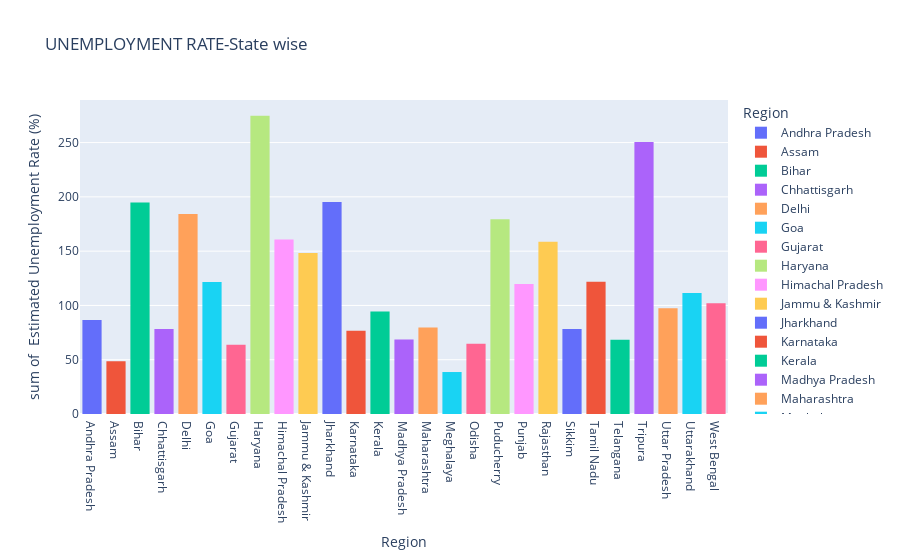

The cell this chart's notebook holds for it:
### Code cell
hplot=px.histogram(df,x='Region',y=' Estimated Unemployment Rate (%)',color='Region',title='UNEMPLOYMENT RATE-State wise',template='plotly')
bplot.update_layout(xaxis={'categoryorder':'total descending'})
hplot.show()

### Figure 1 — Plotly figure (JSON) as saved in the notebook; plotly's stock layout.template omitted (floating-point values rounded to 4 significant figures)
{"data": [{"alignmentgroup": "True", "bingroup": "x", "histfunc": "sum", "hovertemplate": "Region=%{x}<br>sum of  Estimated Unemployment Rate (%)=%{y}<extra></extra>", "legendgroup": "Andhra Pradesh", "marker": {"color": "#636efa", "pattern": {"shape": ""}}, "name": "Andhra Pradesh", "offsetgroup": "Andhra Pradesh", "orientation": "v", "showlegend": true, "type": "histogram", "x": ["Andhra Pradesh", "Andhra Pradesh", "Andhra Pradesh", "Andhra Pradesh", "Andhra Pradesh", "Andhra Pradesh", "Andhra Pradesh", "Andhra Pradesh", "Andhra Pradesh", "Andhra Pradesh"], "xaxis": "x", "y": [5.48, 5.83, 5.79, 20.51, 17.43, 3.31, 8.34, 6.96, 6.4, 6.59], "yaxis": "y"}, {"alignmentgroup": "True", "bingroup": "x", "histfunc": "sum", "hovertemplate": "Region=%{x}<br>sum of  Estimated Unemployment Rate (%)=%{y}<extra></extra>", "legendgroup": "Assam", "marker": {"color": "#EF553B", "pattern": {"shape": ""}}, "name": "Assam", "offsetgroup": "Assam", "orientation": "v", "showlegend": true, "type": "histogram", "x": ["Assam", "Assam", "Assam", "Assam", "Assam", "Assam", "Assam", "Assam", "Assam", "Assam"], "xaxis": "x", "y": [4.66, 4.41, 4.77, 11.06, 9.55, 0.6, 3.77, 5.53, 1.19, 3.02], "yaxis": "y"}, {"alignmentgroup": "True", "bingroup": "x", "histfunc": "sum", "hovertemplate": "Region=%{x}<br>sum of  Estimated Unemployment Rate (%)=%{y}<extra></extra>", "legendgroup": "Bihar", "marker": {"color": "#00cc96", "pattern": {"shape": ""}}, "name": "Bihar", "offsetgroup": "Bihar", "orientation": "v", "showlegend": true, "type": "histogram", "x": ["Bihar", "Bihar", "Bihar", "Bihar", "Bihar", "Bihar", "Bihar", "Bihar", "Bihar", "Bihar"], "xaxis": "x", "y": [10.61, 10.29, 15.43, 46.64, 45.96, 17.82, 12.79, 13.44, 11.91, 9.82], "yaxis": "y"}, {"alignmentgroup": "True", "bingroup": "x", "histfunc": "sum", "hovertemplate": "Region=%{x}<br>sum of  Estimated Unemployment Rate (%)=%{y}<extra></extra>", "legendgroup": "Chhattisgarh", "marker": {"color": "#ab63fa", "pattern": {"shape": ""}}, "name": "Chhattisgarh", "offsetgroup": "Chhattisgarh", "orientation": "v", "showlegend": true, "type": "histogram", "x": ["Chhattisgarh", "Chhattisgarh", "Chhattisgarh", "Chhattisgarh", "Chhattisgarh", "Chhattisgarh", "Chhattisgarh", "Chhattisgarh", "Chhattisgarh", "Chhattisgarh"], "xaxis": "x", "y": [9.65, 8.38, 7.54, 3.41, 10.5, 14.23, 10.27, 5.63, 1.96, 6.62], "yaxis": "y"}, {"alignmentgroup": "True", "bingroup": "x", "histfunc": "sum", "hovertemplate": "Region=%{x}<br>sum of  Estimated Unemployment Rate (%)=%{y}<extra></extra>", "legendgroup": "Delhi", "marker": {"color": "#FFA15A", "pattern": {"shape": ""}}, "name": "Delhi", "offsetgroup": "Delhi", "orientation": "v", "showlegend": true, "type": "histogram", "x": ["Delhi", "Delhi", "Delhi", "Delhi", "Delhi", "Delhi", "Delhi", "Delhi", "Delhi", "Delhi"], "xaxis": "x", "y": [22.23, 14.84, 17.04, 16.68, 42.27, 18.19, 20.3, 13.79, 12.53, 6.27], "yaxis": "y"}, {"alignmentgroup": "True", "bingroup": "x", "histfunc": "sum", "hovertemplate": "Region=%{x}<br>sum of  Estimated Unemployment Rate (%)=%{y}<extra></extra>", "legendgroup": "Goa", "marker": {"color": "#19d3f3", "pattern": {"shape": ""}}, "name": "Goa", "offsetgroup": "Goa", "orientation": "v", "showlegend": true, "type": "histogram", "x": ["Goa", "Goa", "Goa", "Goa", "Goa", "Goa", "Goa", "Goa", "Goa", "Goa"], "xaxis": "x", "y": [8.89, 2.81, 5.25, 13.31, 21.25, 9.96, 17.07, 16.21, 15.38, 11.54], "yaxis": "y"}, {"alignmentgroup": "True", "bingroup": "x", "histfunc": "sum", "hovertemplate": "Region=%{x}<br>sum of  Estimated Unemployment Rate (%)=%{y}<extra></extra>", "legendgroup": "Gujarat", "marker": {"color": "#FF6692", "pattern": {"shape": ""}}, "name": "Gujarat", "offsetgroup": "Gujarat", "orientation": "v", "showlegend": true, "type": "histogram", "x": ["Gujarat", "Gujarat", "Gujarat", "Gujarat", "Gujarat", "Gujarat", "Gujarat", "Gujarat", "Gujarat", "Gujarat"], "xaxis": "x", "y": [5.54, 6.38, 6.66, 18.71, 12.11, 3.2, 1.84, 1.87, 3.42, 4.03], "yaxis": "y"}, {"alignmentgroup": "True", "bingroup": "x", "histfunc": "sum", "hovertemplate": "Region=%{x}<br>sum of  Estimated Unemployment Rate (%)=%{y}<extra></extra>", "legendgroup": "Haryana", "marker": {"color": "#B6E880", "pattern": {"shape": ""}}, "name": "Haryana", "offsetgroup": "Haryana", "orientation": "v", "showlegend": true, "type": "histogram", "x": ["Haryana", "Haryana", "Haryana", "Haryana", "Haryana", "Haryana", "Haryana", "Haryana", "Haryana", "Haryana"], "xaxis": "x", "y": [20.34, 25.77, 25.05, 43.22, 29.02, 26.7, 24.18, 33.5, 19.68, 27.31], "yaxis": "y"}, {"alignmentgroup": "True", "bingroup": "x", "histfunc": "sum", "hovertemplate": "Region=%{x}<br>sum of  Estimated Unemployment Rate (%)=%{y}<extra></extra>", "legendgroup": "Himachal Pradesh", "marker": {"color": "#FF97FF", "pattern": {"shape": ""}}, "name": "Himachal Pradesh", "offsetgroup": "Himachal Pradesh", "orientation": "v", "showlegend": true, "type": "histogram", "x": ["Himachal Pradesh", "Himachal Pradesh", "Himachal Pradesh", "Himachal Pradesh", "Himachal Pradesh", "Himachal Pradesh", "Himachal Pradesh", "Himachal Pradesh", "Himachal Pradesh", "Himachal Pradesh"], "xaxis": "x", "y": [16.83, 16.84, 18.76, 2.2, 26.95, 13.47, 24.31, 15.79, 12.04, 13.46], "yaxis": "y"}, {"alignmentgroup": "True", "bingroup": "x", "histfunc": "sum", "hovertemplate": "Region=%{x}<br>sum of  Estimated Unemployment Rate (%)=%{y}<extra></extra>", "legendgroup": "Jammu & Kashmir", "marker": {"color": "#FECB52", "pattern": {"shape": ""}}, "name": "Jammu & Kashmir", "offsetgroup": "Jammu & Kashmir", "orientation": "v", "showlegend": true, "type": "histogram", "x": ["Jammu & Kashmir", "Jammu & Kashmir", "Jammu & Kashmir", "Jammu & Kashmir", "Jammu & Kashmir", "Jammu & Kashmir", "Jammu & Kashmir", "Jammu & Kashmir", "Jammu & Kashmir"], "xaxis": "x", "y": [21.08, 20.78, 15.5, 18.74, 17.92, 10.88, 11.09, 16.17, 16.14], "yaxis": "y"}, {"alignmentgroup": "True", "bingroup": "x", "histfunc": "sum", "hovertemplate": "Region=%{x}<br>sum of  Estimated Unemployment Rate (%)=%{y}<extra></extra>", "legendgroup": "Jharkhand", "marker": {"color": "#636efa", "pattern": {"shape": ""}}, "name": "Jharkhand", "offsetgroup": "Jharkhand", "orientation": "v", "showlegend": true, "type": "histogram", "x": ["Jharkhand", "Jharkhand", "Jharkhand", "Jharkhand", "Jharkhand", "Jharkhand", "Jharkhand", "Jharkhand", "Jharkhand", "Jharkhand"], "xaxis": "x", "y": [10.61, 11.85, 8.23, 47.09, 59.23, 20.95, 7.63, 9.76, 8.24, 11.8], "yaxis": "y"}, {"alignmentgroup": "True", "bingroup": "x", "histfunc": "sum", "hovertemplate": "Region=%{x}<br>sum of  Estimated Unemployment Rate (%)=%{y}<extra></extra>", "legendgroup": "Karnataka", "marker": {"color": "#EF553B", "pattern": {"shape": ""}}, "name": "Karnataka", "offsetgroup": "Karnataka", "orientation": "v", "showlegend": true, "type": "histogram", "x": ["Karnataka", "Karnataka", "Karnataka", "Karnataka", "Karnataka", "Karnataka", "Karnataka", "Karnataka", "Karnataka", "Karnataka"], "xaxis": "x", "y": [2.86, 3.61, 3.46, 29.84, 19.97, 8.44, 4.01, 0.5, 2.41, 1.58], "yaxis": "y"}, {"alignmentgroup": "True", "bingroup": "x", "histfunc": "sum", "hovertemplate": "Region=%{x}<br>sum of  Estimated Unemployment Rate (%)=%{y}<extra></extra>", "legendgroup": "Kerala", "marker": {"color": "#00cc96", "pattern": {"shape": ""}}, "name": "Kerala", "offsetgroup": "Kerala", "orientation": "v", "showlegend": true, "type": "histogram", "x": ["Kerala", "Kerala", "Kerala", "Kerala", "Kerala", "Kerala", "Kerala", "Kerala", "Kerala", "Kerala"], "xaxis": "x", "y": [5.31, 7.6, 8.99, 16.99, 17.88, 9.71, 7.09, 10.98, 5.91, 3.88], "yaxis": "y"}, {"alignmentgroup": "True", "bingroup": "x", "histfunc": "sum", "hovertemplate": "Region=%{x}<br>sum of  Estimated Unemployment Rate (%)=%{y}<extra></extra>", "legendgroup": "Madhya Pradesh", "marker": {"color": "#ab63fa", "pattern": {"shape": ""}}, "name": "Madhya Pradesh", "offsetgroup": "Madhya Pradesh", "orientation": "v", "showlegend": true, "type": "histogram", "x": ["Madhya Pradesh", "Madhya Pradesh", "Madhya Pradesh", "Madhya Pradesh", "Madhya Pradesh", "Madhya Pradesh", "Madhya Pradesh", "Madhya Pradesh", "Madhya Pradesh", "Madhya Pradesh"], "xaxis": "x", "y": [4.11, 4.57, 2.22, 12.36, 21.98, 6.48, 5.08, 4.7, 3.91, 3.13], "yaxis": "y"}, {"alignmentgroup": "True", "bingroup": "x", "histfunc": "sum", "hovertemplate": "Region=%{x}<br>sum of  Estimated Unemployment Rate (%)=%{y}<extra></extra>", "legendgroup": "Maharashtra", "marker": {"color": "#FFA15A", "pattern": {"shape": ""}}, "name": "Maharashtra", "offsetgroup": "Maharashtra", "orientation": "v", "showlegend": true, "type": "histogram", "x": ["Maharashtra", "Maharashtra", "Maharashtra", "Maharashtra", "Maharashtra", "Maharashtra", "Maharashtra", "Maharashtra", "Maharashtra", "Maharashtra"], "xaxis": "x", "y": [4.95, 4.69, 5.79, 20.9, 15.46, 9.23, 3.89, 6.23, 4.55, 4.1], "yaxis": "y"}, {"alignmentgroup": "True", "bingroup": "x", "histfunc": "sum", "hovertemplate": "Region=%{x}<br>sum of  Estimated Unemployment Rate (%)=%{y}<extra></extra>", "legendgroup": "Meghalaya", "marker": {"color": "#19d3f3", "pattern": {"shape": ""}}, "name": "Meghalaya", "offsetgroup": "Meghalaya", "orientation": "v", "showlegend": true, "type": "histogram", "x": ["Meghalaya", "Meghalaya", "Meghalaya", "Meghalaya", "Meghalaya", "Meghalaya", "Meghalaya", "Meghalaya", "Meghalaya", "Meghalaya"], "xaxis": "x", "y": [1.66, 3.59, 1.58, 10.03, 5.92, 1.15, 2.1, 3.74, 4.29, 4.6], "yaxis": "y"}, {"alignmentgroup": "True", "bingroup": "x", "histfunc": "sum", "hovertemplate": "Region=%{x}<br>sum of  Estimated Unemployment Rate (%)=%{y}<extra></extra>", "legendgroup": "Odisha", "marker": {"color": "#FF6692", "pattern": {"shape": ""}}, "name": "Odisha", "offsetgroup": "Odisha", "orientation": "v", "showlegend": true, "type": "histogram", "x": ["Odisha", "Odisha", "Odisha", "Odisha", "Odisha", "Odisha", "Odisha", "Odisha", "Odisha", "Odisha"], "xaxis": "x", "y": [1.9, 3.12, 13.08, 23.76, 11.41, 3.77, 1.88, 1.42, 2.1, 2.18], "yaxis": "y"}, {"alignmentgroup": "True", "bingroup": "x", "histfunc": "sum", "hovertemplate": "Region=%{x}<br>sum of  Estimated Unemployment Rate (%)=%{y}<extra></extra>", "legendgroup": "Puducherry", "marker": {"color": "#B6E880", "pattern": {"shape": ""}}, "name": "Puducherry", "offsetgroup": "Puducherry", "orientation": "v", "showlegend": true, "type": "histogram", "x": ["Puducherry", "Puducherry", "Puducherry", "Puducherry", "Puducherry", "Puducherry", "Puducherry", "Puducherry", "Puducherry", "Puducherry"], "xaxis": "x", "y": [0.58, 1.76, 1.2, 75.85, 58.19, 4.24, 15.47, 5.05, 10.9, 6.18], "yaxis": "y"}, {"alignmentgroup": "True", "bingroup": "x", "histfunc": "sum", "hovertemplate": "Region=%{x}<br>sum of  Estimated Unemployment Rate (%)=%{y}<extra></extra>", "legendgroup": "Punjab", "marker": {"color": "#FF97FF", "pattern": {"shape": ""}}, "name": "Punjab", "offsetgroup": "Punjab", "orientation": "v", "showlegend": true, "type": "histogram", "x": ["Punjab", "Punjab", "Punjab", "Punjab", "Punjab", "Punjab", "Punjab", "Punjab", "Punjab", "Punjab"], "xaxis": "x", "y": [11.11, 10.97, 10.32, 2.86, 28.33, 16.55, 9.19, 10.99, 9.61, 9.88], "yaxis": "y"}, {"alignmentgroup": "True", "bingroup": "x", "histfunc": "sum", "hovertemplate": "Region=%{x}<br>sum of  Estimated Unemployment Rate (%)=%{y}<extra></extra>", "legendgroup": "Rajasthan", "marker": {"color": "#FECB52", "pattern": {"shape": ""}}, "name": "Rajasthan", "offsetgroup": "Rajasthan", "orientation": "v", "showlegend": true, "type": "histogram", "x": ["Rajasthan", "Rajasthan", "Rajasthan", "Rajasthan", "Rajasthan", "Rajasthan", "Rajasthan", "Rajasthan", "Rajasthan", "Rajasthan"], "xaxis": "x", "y": [10.97, 15.16, 11.9, 17.7, 15.74, 14.39, 15.81, 17.51, 15.35, 24.15], "yaxis": "y"}, {"alignmentgroup": "True", "bingroup": "x", "histfunc": "sum", "hovertemplate": "Region=%{x}<br>sum of  Estimated Unemployment Rate (%)=%{y}<extra></extra>", "legendgroup": "Sikkim", "marker": {"color": "#636efa", "pattern": {"shape": ""}}, "name": "Sikkim", "offsetgroup": "Sikkim", "orientation": "v", "showlegend": true, "type": "histogram", "x": ["Sikkim", "Sikkim", "Sikkim", "Sikkim", "Sikkim", "Sikkim", "Sikkim", "Sikkim"], "xaxis": "x", "y": [23.57, 2.28, 24.51, 4.46, 4.45, 12.49, 5.7, 0.88], "yaxis": "y"}, {"alignmentgroup": "True", "bingroup": "x", "histfunc": "sum", "hovertemplate": "Region=%{x}<br>sum of  Estimated Unemployment Rate (%)=%{y}<extra></extra>", "legendgroup": "Tamil Nadu", "marker": {"color": "#EF553B", "pattern": {"shape": ""}}, "name": "Tamil Nadu", "offsetgroup": "Tamil Nadu", "orientation": "v", "showlegend": true, "type": "histogram", "x": ["Tamil Nadu", "Tamil Nadu", "Tamil Nadu", "Tamil Nadu", "Tamil Nadu", "Tamil Nadu", "Tamil Nadu", "Tamil Nadu", "Tamil Nadu", "Tamil Nadu"], "xaxis": "x", "y": [1.57, 2.09, 6.4, 49.83, 33.16, 12.2, 6.81, 2.65, 5, 2.16], "yaxis": "y"}, {"alignmentgroup": "True", "bingroup": "x", "histfunc": "sum", "hovertemplate": "Region=%{x}<br>sum of  Estimated Unemployment Rate (%)=%{y}<extra></extra>", "legendgroup": "Telangana", "marker": {"color": "#00cc96", "pattern": {"shape": ""}}, "name": "Telangana", "offsetgroup": "Telangana", "orientation": "v", "showlegend": true, "type": "histogram", "x": ["Telangana", "Telangana", "Telangana", "Telangana", "Telangana", "Telangana", "Telangana", "Telangana", "Telangana", "Telangana"], "xaxis": "x", "y": [5.49, 8.29, 5.77, 6.25, 14.7, 10.55, 5.36, 5.79, 3.27, 2.86], "yaxis": "y"}, {"alignmentgroup": "True", "bingroup": "x", "histfunc": "sum", "hovertemplate": "Region=%{x}<br>sum of  Estimated Unemployment Rate (%)=%{y}<extra></extra>", "legendgroup": "Tripura", "marker": {"color": "#ab63fa", "pattern": {"shape": ""}}, "name": "Tripura", "offsetgroup": "Tripura", "orientation": "v", "showlegend": true, "type": "histogram", "x": ["Tripura", "Tripura", "Tripura", "Tripura", "Tripura", "Tripura", "Tripura", "Tripura", "Tripura", "Tripura"], "xaxis": "x", "y": [32.67, 28.4, 29.95, 41.23, 21.51, 21.71, 18.24, 27.92, 17.35, 11.57], "yaxis": "y"}, {"alignmentgroup": "True", "bingroup": "x", "histfunc": "sum", "hovertemplate": "Region=%{x}<br>sum of  Estimated Unemployment Rate (%)=%{y}<extra></extra>", "legendgroup": "Uttar Pradesh", "marker": {"color": "#FFA15A", "pattern": {"shape": ""}}, "name": "Uttar Pradesh", "offsetgroup": "Uttar Pradesh", "orientation": "v", "showlegend": true, "type": "histogram", "x": ["Uttar Pradesh", "Uttar Pradesh", "Uttar Pradesh", "Uttar Pradesh", "Uttar Pradesh", "Uttar Pradesh", "Uttar Pradesh", "Uttar Pradesh", "Uttar Pradesh", "Uttar Pradesh"], "xaxis": "x", "y": [7.58, 8.98, 10.11, 21.54, 20.41, 9.47, 5.56, 5.79, 4.18, 3.75], "yaxis": "y"}, {"alignmentgroup": "True", "bingroup": "x", "histfunc": "sum", "hovertemplate": "Region=%{x}<br>sum of  Estimated Unemployment Rate (%)=%{y}<extra></extra>", "legendgroup": "Uttarakhand", "marker": {"color": "#19d3f3", "pattern": {"shape": ""}}, "name": "Uttarakhand", "offsetgroup": "Uttarakhand", "orientation": "v", "showlegend": true, "type": "histogram", "x": ["Uttarakhand", "Uttarakhand", "Uttarakhand", "Uttarakhand", "Uttarakhand", "Uttarakhand", "Uttarakhand", "Uttarakhand", "Uttarakhand", "Uttarakhand"], "xaxis": "x", "y": [5.49, 4.99, 19.85, 6.48, 8.01, 8.61, 12.38, 14.26, 22.26, 9.23], "yaxis": "y"}, {"alignmentgroup": "True", "bingroup": "x", "histfunc": "sum", "hovertemplate": "Region=%{x}<br>sum of  Estimated Unemployment Rate (%)=%{y}<extra></extra>", "legendgroup": "West Bengal", "marker": {"color": "#FF6692", "pattern": {"shape": ""}}, "name": "West Bengal", "offsetgroup": "West Bengal", "orientation": "v", "showlegend": true, "type": "histogram", "x": ["West Bengal", "West Bengal", "West Bengal", "West Bengal", "West Bengal", "West Bengal", "West Bengal", "West Bengal", "West Bengal", "West Bengal"], "xaxis": "x", "y": [6.94, 4.92, 6.92, 17.41, 17.41, 7.29, 6.83, 14.87, 9.35, 9.98], "yaxis": "y"}], "layout": {"barmode": "relative", "legend": {"title": {"text": "Region"}, "tracegroupgap": 0}, "title": {"text": "UNEMPLOYMENT RATE-State wise"}, "xaxis": {"anchor": "y", "categoryarray": ["Andhra Pradesh", "Assam", "Bihar", "Chhattisgarh", "Delhi", "Goa", "Gujarat", "Haryana", "Himachal Pradesh", "Jammu & Kashmir", "Jharkhand", "Karnataka", "Kerala", "Madhya Pradesh", "Maharashtra", "Meghalaya", "Odisha", "Puducherry", "Punjab", "Rajasthan", "Sikkim", "Tamil Nadu", "Telangana", "Tripura", "Uttar Pradesh", "Uttarakhand", "West Bengal"], "categoryorder": "array", "domain": [0, 1], "title": {"text": "Region"}}, "yaxis": {"anchor": "x", "domain": [0, 1], "title": {"text": "sum of  Estimated Unemployment Rate (%)"}}}}
